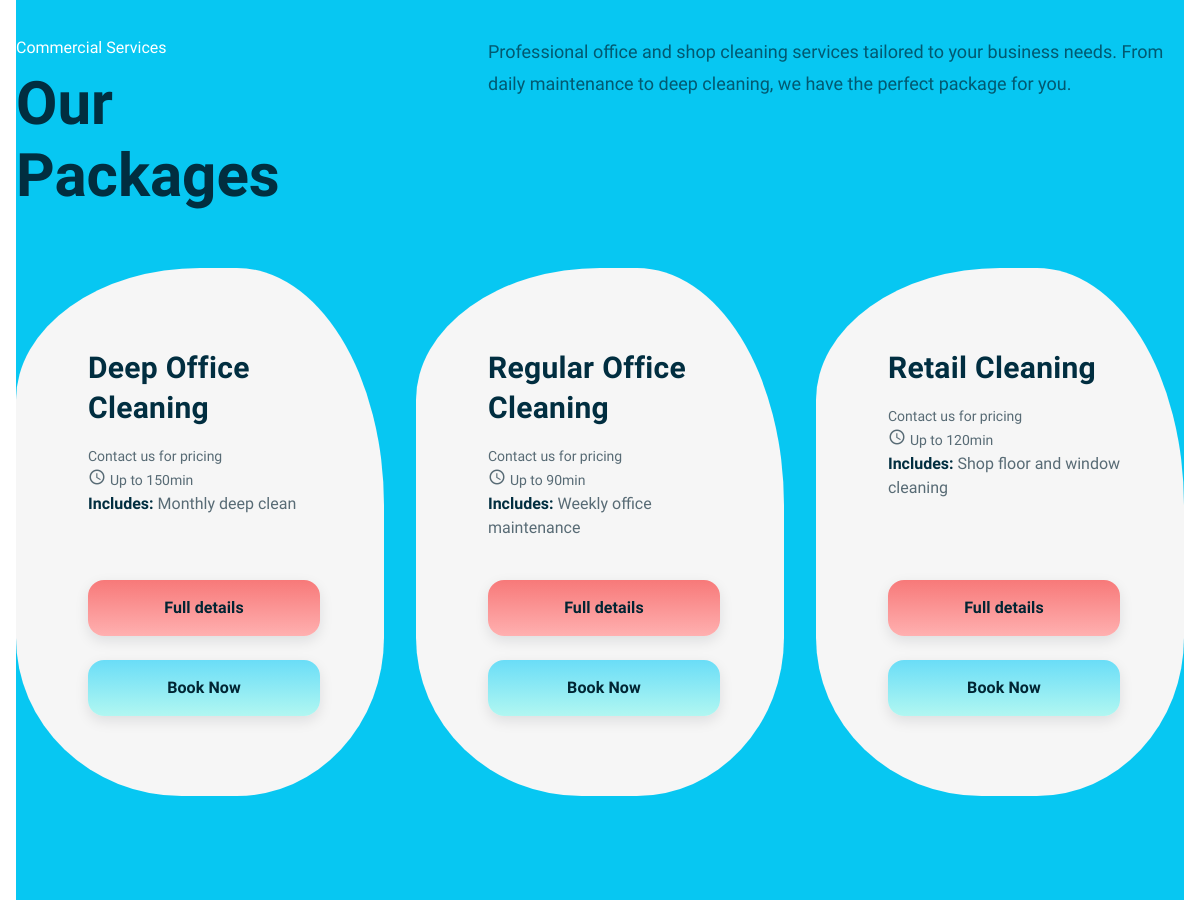
Before: /office-shop-cleaning/ (middle part) with the older database file.
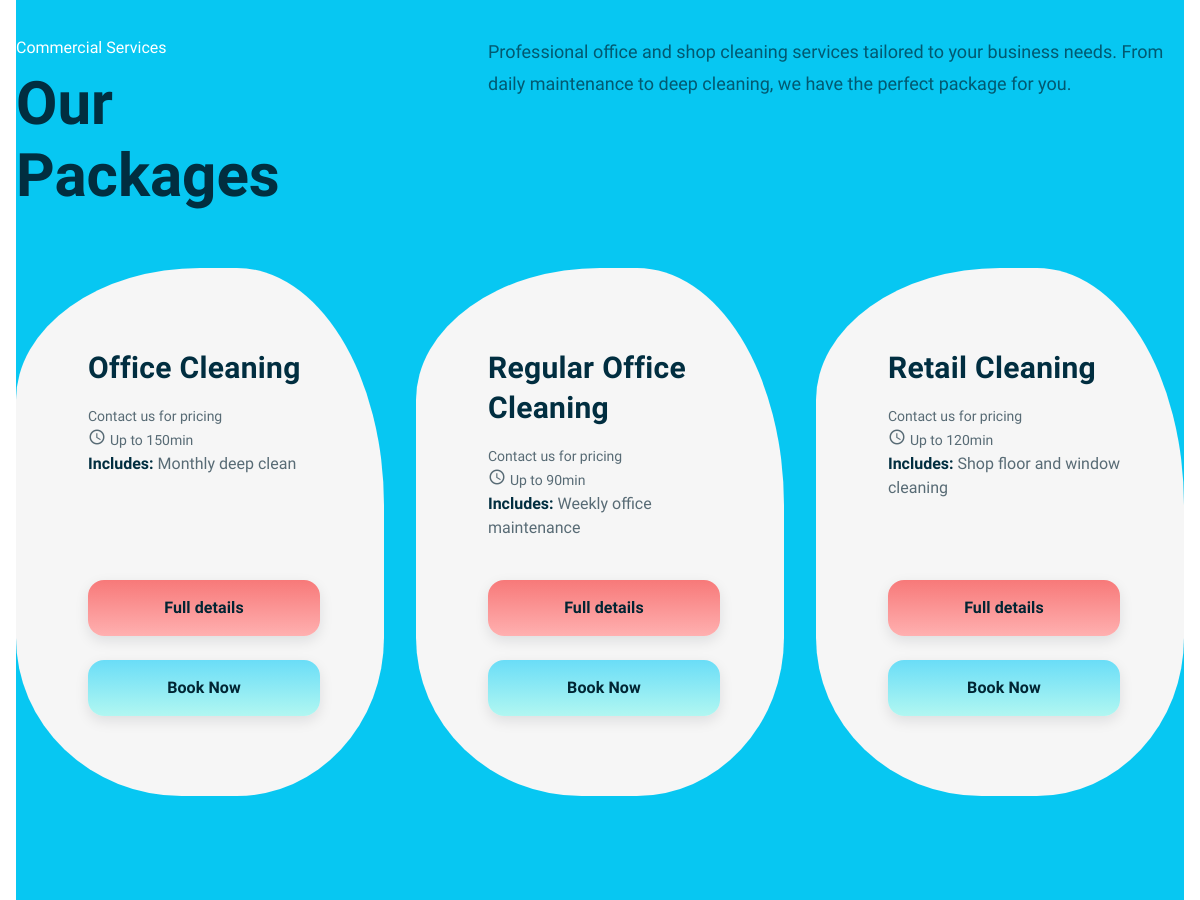
After: the same page with the newer database file.
### services/models.py (models this page shows, shortened)
class SubService(models.Model):
    service_group = models.CharField(max_length=40, choices=SERVICE_GROUP_CHOICES)
    name = models.CharField(max_length=120)
    slug = models.SlugField(unique=True)
    short_description = models.CharField(max_length=255, blank=True)
    long_description = models.TextField(blank=True)
    requires_address = models.BooleanField(default=True)
    active = models.BooleanField(default=True)
    min_price = models.DecimalField(
        max_digits=8,
        decimal_places=2,
        null=True,
        blank=True,
        validators=[MinValueValidator(Decimal("0.00"))],
        help_text="Lower end of price range (e.g., 46.00)"
    )
    max_price = models.DecimalField(
        max_digits=8,
        decimal_places=2,
        null=True,
        blank=True,
        validators=[MinValueValidator(Decimal("0.00"))],
        help_text="Upper end of price range (e.g., 77.00)"
    )
    duration_minutes = models.PositiveIntegerField(
        null=True,
        blank=True,
        help_text="Estimated duration in minutes (e.g., 90)"
    )
    class Meta:
        ordering = ["service_group", "name"]

### pages/views.py (the view)
# urls.py: path("office-shop-cleaning/", views.office_shop_cleaning, name="office_shop_cleaning"),
def office_shop_cleaning(request):
    from services.models import SubService
    subservices = SubService.objects.filter(service_group='office-shop-cleaning', active=True)
    context = {
        'subservices': subservices,
    }
    return render(request, "pages/office_shop_cleaning.html", context)

### templates/pages/office_shop_cleaning.html (shortened to what this page needs)
{% extends "base.html" %}
{% block content %}
<div class="mad-content no-pd">
    <div class="container">
        <div class="mad-section with-separator-both mad-section--stretched mad-colorizer--scheme-color-4">
            <div class="mad-colorizer-bg-color"></div>
            <div class="content-element-3">
                <div class="row">
                    <div class="col-lg-4">
                        <div class="mad-sub-title">Commercial Services</div>
                        <h2>Our Packages</h2>
                    </div>
                    <div class="col-lg-8">
                        <p class="mad-text-medium with-pl">Professional office and shop cleaning services tailored to
                            your business needs. From daily maintenance to deep cleaning, we have the perfect package
                            for you.</p>
                    </div>
                </div>
            </div>
            <div class="mad-pricing-tables item-col-3">
                {% for subservice in subservices %}
                <div class="mad-col">
                    <article class="mad-pricing-table">
                        <div class="mad-pt-header">
                            <h3 class="mad-pricing-table-title">{{ subservice.name }}</h3>
                            <div class="d-flex justify-content-between align-items-center mb-2">
                                <div>
                                    {% if subservice.min_price and subservice.max_price %}
                                    <span class="mad-text-small">£{{ subservice.min_price }} - £{{ subservice.max_price
                                        }}</span>
                                    {% else %}
                                    <span class="mad-text-small">Contact us for pricing</span>
                                    {% endif %}
                                </div>
                                <div class="d-flex align-items-center" style="gap:6px;">
                                    <i class="material-icons" style="font-size:18px;">schedule</i>
                                    {% if subservice.duration_minutes %}
                                    <span class="mad-text-small">Up to {{ subservice.duration_minutes }}min</span>
                                    {% else %}
                                    <span class="mad-text-small">Time varies</span>
                                    {% endif %}
                                </div>
                            </div>
                            {% if subservice.short_description %}
                            <p><b>Includes:</b> {{ subservice.short_description|safe }}</p>
                            {% endif %}
                        </div>
                        <div class="mad-pricing-table-content">
                            <div class="row">
                                <div class="col-sm-12">
                                    <a href="{% url 'services:subservice_detail' group_slug='home-cleaning' subservice_slug=subservice.slug %}"
                                        class="btn btn-style-2 w-100 mb-2">
                                        <span>Full details</span>
                                    </a>
                                    <a href="{% url 'bookings:book_subservice' subservice.slug %}" class="btn w-100">
                                        <span>Book Now</span>
                                    </a>
                                </div>
                            </div>
                        </div>
                    </article>
                </div>
                {% empty %}
                <div class="col-12">
                    <p>No home cleaning services available at the moment. Please check back soon.</p>
                </div>
                {% endfor %}
            </div>
        </div>
    </div>
</div>
{% endblock %}

### templates/base.html (shortened to what this page needs)
{% load static %}
<!DOCTYPE html>
<html lang="en">
<head>
  <link rel="stylesheet" href="{% static 'css/fontawesome-all.min.css' %}">
  <link rel="stylesheet" href="{% static 'css/fontawesome-all.min.css' %}">
  <link rel="stylesheet" href="{% static 'css/linearicons.css' %}">
  <link rel="stylesheet" href="{% static 'vendors/owl-carousel/assets/owl.carousel.min.css' %}">
  <link rel="stylesheet" href="{% static 'vendors/fancybox/jquery.fancybox.min.css' %}">
  <link rel="stylesheet" href="{% static 'vendors/arcticmodal/jquery.arcticmodal-0.3.css' %}">
  <link rel="stylesheet" href="{% static 'css/bootstrap.min.css' %}">
  <link rel="stylesheet" href="{% static 'css/animate.min.css' %}">
  <link rel="stylesheet" href="{% static 'css/style.css' %}">
  <link rel="stylesheet" href="{% static 'css/responsive.css' %}">
</head>
<body>
  <span class="mad-page-bg-svg top-side bg-move" data-bg-image-src="{% static 'cleansy_svg_icons/bg.svg' %}"></span>
  <div id="mad-page-wrapper" class="mad-page-wrapper">
    {% block content %}{% endblock %}
  </div>
</body>
</html>

### static/css/responsive.css (style rules this page uses)
@media only screen and (max-width: 1480px) { .mad-section.with-separator-both { padding-top: 14rem; padding-bottom: 14rem; } }

Changed rows visible on the page:
changed SubService "Monthly deep clean": name "Deep Office Cleaning" → "Office Cleaning"
